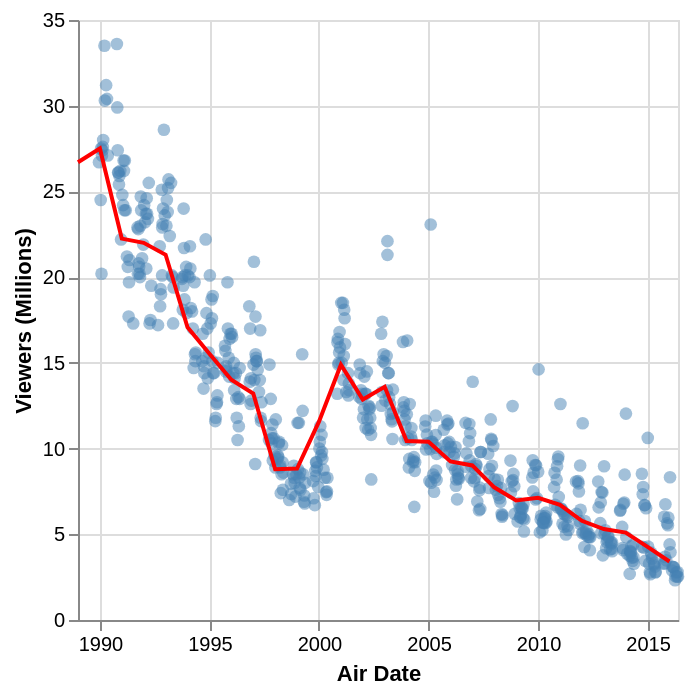

Notebook source saved alongside this figure:
### Code cell
# 1. Prepare the data
df_viewers = df_episodes[['original_air_date', 'us_viewers_in_millions']].copy()
df_viewers['date'] = pd.to_datetime(df_viewers['original_air_date'])


scatter = alt.Chart(df_viewers).mark_circle(opacity=0.5, size=40, color='steelblue').encode(
    x=alt.X('date:T', title='Air Date'),
    y=alt.Y('us_viewers_in_millions:Q', title='Viewers (Millions)')
)


line = alt.Chart(df_viewers).mark_line(color='red', size=2, point=False).encode(
    x='year(date):T',
    y='mean(us_viewers_in_millions):Q'
)
chart = scatter + line
chart

### Figure 1 — Vega-Lite specification as saved in the notebook (floating-point values rounded to 4 significant figures; data arrays with more than 128 entries replaced by an {"elided": "..."} marker saying what was removed)
{"config": {"view": {"continuousWidth": 300, "continuousHeight": 300}}, "layer": [{"mark": {"type": "circle", "color": "steelblue", "opacity": 0.5, "size": 40}, "encoding": {"x": {"field": "date", "title": "Air Date", "type": "temporal"}, "y": {"field": "us_viewers_in_millions", "title": "Viewers (Millions)", "type": "quantitative"}}}, {"mark": {"type": "line", "color": "red", "point": false, "size": 2}, "encoding": {"x": {"field": "date", "timeUnit": "year", "type": "temporal"}, "y": {"aggregate": "mean", "field": "us_viewers_in_millions", "type": "quantitative"}}}], "data": {"name": "data-4b4c011b5fa3a1db5f9d66963cc5a1bb"}, "$schema": "https://vega.github.io/schema/vega-lite/v6.1.0.json", "datasets": {"data-4b4c011b5fa3a1db5f9d66963cc5a1bb": {"elided": "596 records"}}}
